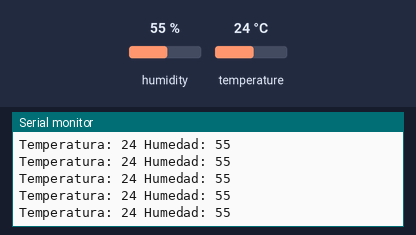
A sketch run on a simulated Arduino Uno, built with avr-gcc and run on an emulated ATmega328P. On the bench: the last lines printed to the serial monitor. The test bench sets the inputs (shaded band); at power-on: humidity 55 %, temperature 24 °C.

Above: at 2.8 s.
2.9 s: humidity set to 22 %
At 4.4 s:
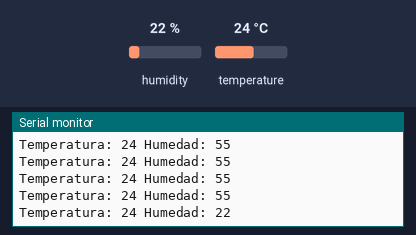
5.6 s: temperature set to 12 °C
At 6.0 s:
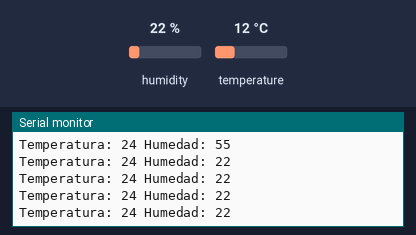
11.6 s: humidity set to 40 %
At 12.1 s:
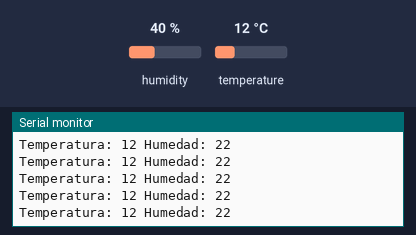
Timing chart, 0 to 14.6 s (numbered marks = the images above; inputs shaded):
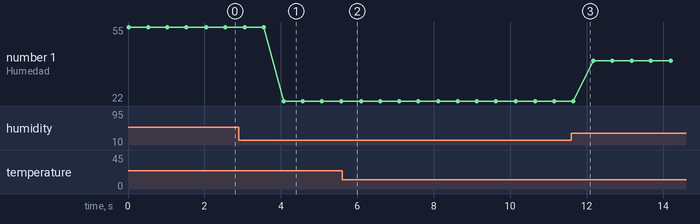

Measured:
- after the input at 2.9 s, the serial monitor: prints a new line after 1.2 s (image 1)
- plotted number 1: 55 → 22 after the input at 2.9 s, 22 → 40 after the input at 11.6 s

The sketch:

temperaturaHumedad.ino
```cpp
#include <DHT.h>
#include <DHT_U.h>

int sensor = 4;
int Temperatura;
int Humedad;

DHT dht(sensor,DHT11);
void setup() {
  Serial.begin(9600);
  dht.begin();
}

void loop() {
  Temperatura = dht.readTemperature();
  Humedad = dht.readHumidity();
  Serial.print("Temperatura: ");
  Serial.print(Temperatura);
  Serial.print(" Humedad: ");
  Serial.print(Humedad);
  Serial.println();
  delay(500);
}
```
